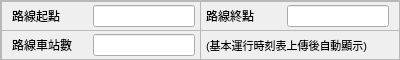
    <widget class="QFrame" name="frame_3">
     <property name="sizePolicy">
      <sizepolicy hsizetype="Fixed" vsizetype="Fixed">
       <horstretch>0</horstretch>
       <verstretch>0</verstretch>
      </sizepolicy>
     </property>
     <property name="minimumSize">
      <size>
       <width>400</width>
       <height>60</height>
      </size>
     </property>
     <property name="maximumSize">
      <size>
       <width>400</width>
       <height>60</height>
      </size>
     </property>
     <property name="frameShape">
      <enum>QFrame::Shape::StyledPanel</enum>
     </property>
     <property name="frameShadow">
      <enum>QFrame::Shadow::Raised</enum>
     </property>
     <layout class="QGridLayout" name="gridLayout_3">
      <property name="leftMargin">
       <number>0</number>
      </property>
      <property name="topMargin">
       <number>0</number>
      </property>
      <property name="rightMargin">
       <number>0</number>
      </property>
      <property name="bottomMargin">
       <number>0</number>
      </property>
      <property name="spacing">
       <number>0</number>
      </property>
      <item row="0" column="0">
       <widget class="QFrame" name="line_start_f">
        <property name="sizePolicy">
         <sizepolicy hsizetype="Fixed" vsizetype="Fixed">
          <horstretch>0</horstretch>
          <verstretch>0</verstretch>
         </sizepolicy>
        </property>
        <property name="minimumSize">
         <size>
          <width>200</width>
          <height>30</height>
         </size>
        </property>
        <property name="maximumSize">
         <size>
          <width>200</width>
          <height>30</height>
         </size>
        </property>
        <property name="frameShape">
         <enum>QFrame::Shape::StyledPanel</enum>
        </property>
        <property name="frameShadow">
         <enum>QFrame::Shadow::Raised</enum>
        </property>
        <layout class="QHBoxLayout" name="horizontalLayout_13">
         <property name="leftMargin">
          <number>10</number>
         </property>
         <property name="topMargin">
          <number>1</number>
         </property>
         <property name="rightMargin">
          <number>5</number>
         </property>
         <property name="bottomMargin">
          <number>1</number>
         </property>
         <item>
          <widget class="QLabel" name="line_start_l">
           <property name="sizePolicy">
            <sizepolicy hsizetype="Fixed" vsizetype="Preferred">
             <horstretch>0</horstretch>
             <verstretch>0</verstretch>
            </sizepolicy>
           </property>
           <property name="minimumSize">
            <size>
             <width>75</width>
             <height>0</height>
            </size>
           </property>
           <property name="maximumSize">
            <size>
             <width>75</width>
             <height>16777215</height>
            </size>
           </property>
           <property name="text">
            <string>路線起點</string>
           </property>
          </widget>
         </item>
         <item>
          <widget class="QLineEdit" name="line_start_i">
           <property name="frame">
            <bool>true</bool>
           </property>
           <property name="readOnly">
            <bool>true</bool>
           </property>
          </widget>
         </item>
        </layout>
       </widget>
      </item>
      <item row="0" column="1">
       <widget class="QFrame" name="line_end_f">
        <property name="sizePolicy">
         <sizepolicy hsizetype="Fixed" vsizetype="Fixed">
          <horstretch>0</horstretch>
          <verstretch>0</verstretch>
         </sizepolicy>
        </property>
        <property name="minimumSize">
         <size>
          <width>200</width>
          <height>30</height>
         </size>
        </property>
        <property name="maximumSize">
         <size>
          <width>200</width>
          <height>30</height>
         </size>
        </property>
        <property name="frameShape">
         <enum>QFrame::Shape::StyledPanel</enum>
        </property>
        <property name="frameShadow">
         <enum>QFrame::Shadow::Raised</enum>
        </property>
        <layout class="QHBoxLayout" name="horizontalLayout_14">
         <property name="leftMargin">
          <number>5</number>
         </property>
         <property name="topMargin">
          <number>1</number>
         </property>
         <property name="rightMargin">
          <number>10</number>
         </property>
         <property name="bottomMargin">
          <number>1</number>
         </property>
         <item>
          <widget class="QLabel" name="line_end_l">
           <property name="sizePolicy">
            <sizepolicy hsizetype="Fixed" vsizetype="Preferred">
             <horstretch>0</horstretch>
             <verstretch>0</verstretch>
            </sizepolicy>
           </property>
           <property name="minimumSize">
            <size>
             <width>75</width>
             <height>0</height>
            </size>
           </property>
           <property name="maximumSize">
            <size>
             <width>75</width>
             <height>16777215</height>
            </size>
           </property>
           <property name="text">
            <string>路線終點</string>
           </property>
          </widget>
         </item>
         <item>
          <widget class="QLineEdit" name="line_end_i">
           <property name="readOnly">
            <bool>true</bool>
           </property>
          </widget>
         </item>
        </layout>
       </widget>
      </item>
      <item row="1" column="0">
       <widget class="QFrame" name="line_count_f">
        <property name="sizePolicy">
         <sizepolicy hsizetype="Fixed" vsizetype="Fixed">
          <horstretch>0</horstretch>
          <verstretch>0</verstretch>
         </sizepolicy>
        </property>
        <property name="minimumSize">
         <size>
          <width>200</width>
          <height>30</height>
         </size>
        </property>
        <property name="maximumSize">
         <size>
          <width>200</width>
          <height>30</height>
         </size>
        </property>
        <property name="frameShape">
         <enum>QFrame::Shape::StyledPanel</enum>
        </property>
        <property name="frameShadow">
         <enum>QFrame::Shadow::Raised</enum>
        </property>
        <layout class="QHBoxLayout" name="horizontalLayout_15">
         <property name="leftMargin">
          <number>10</number>
         </property>
         <property name="topMargin">
          <number>1</number>
         </property>
         <property name="rightMargin">
          <number>5</number>
         </property>
         <property name="bottomMargin">
          <number>1</number>
         </property>
         <item>
          <widget class="QLabel" name="line_count_l">
           <property name="sizePolicy">
            <sizepolicy hsizetype="Fixed" vsizetype="Preferred">
             <horstretch>0</horstretch>
             <verstretch>0</verstretch>
            </sizepolicy>
           </property>
           <property name="minimumSize">
            <size>
             <width>75</width>
             <height>0</height>
            </size>
           </property>
           <property name="maximumSize">
            <size>
             <width>75</width>
             <height>16777215</height>
            </size>
           </property>
           <property name="text">
            <string>路線車站數</string>
           </property>
          </widget>
         </item>
         <item>
          <widget class="QLineEdit" name="line_count_i">
           <property name="maxLength">
            <number>8</number>
           </property>
           <property name="frame">
            <bool>true</bool>
           </property>
           <property name="readOnly">
            <bool>true</bool>
           </property>
          </widget>
         </item>
        </layout>
       </widget>
      </item>
      <item row="1" column="1">
       <widget class="QFrame" name="empty_frame_3">
        <property name="sizePolicy">
         <sizepolicy hsizetype="Fixed" vsizetype="Fixed">
          <horstretch>0</horstretch>
          <verstretch>0</verstretch>
         </sizepolicy>
        </property>
        <property name="minimumSize">
         <size>
          <width>200</width>
          <height>30</height>
         </size>
        </property>
        <property name="maximumSize">
         <size>
          <width>200</width>
          <height>30</height>
         </size>
        </property>
        <property name="frameShape">
         <enum>QFrame::Shape::StyledPanel</enum>
        </property>
        <property name="frameShadow">
         <enum>QFrame::Shadow::Raised</enum>
        </property>
        <layout class="QHBoxLayout" name="horizontalLayout_16">
         <property name="leftMargin">
          <number>5</number>
         </property>
         <property name="topMargin">
          <number>1</number>
         </property>
         <property name="rightMargin">
          <number>10</number>
         </property>
         <property name="bottomMargin">
          <number>1</number>
         </property>
         <item>
          <widget class="QLabel" name="text_1">
           <property name="font">
            <font>
             <pointsize>8</pointsize>
            </font>
           </property>
           <property name="text">
            <string>(基本運行時刻表上傳後自動顯示)</string>
           </property>
          </widget>
         </item>
        </layout>
       </widget>
      </item>
     </layout>
    </widget>
